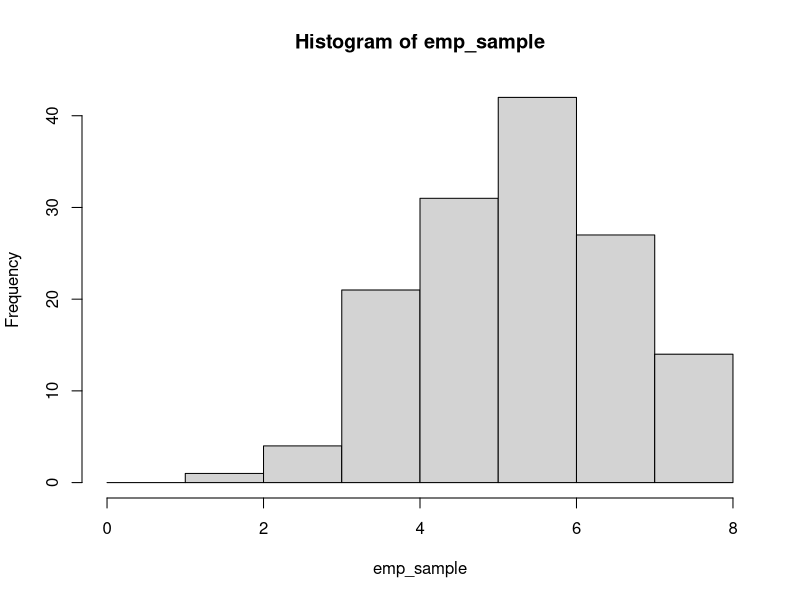
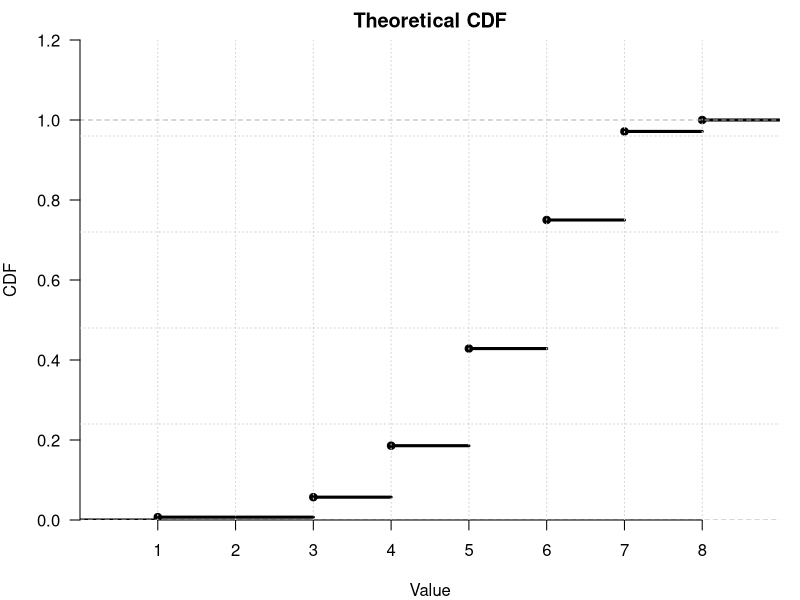
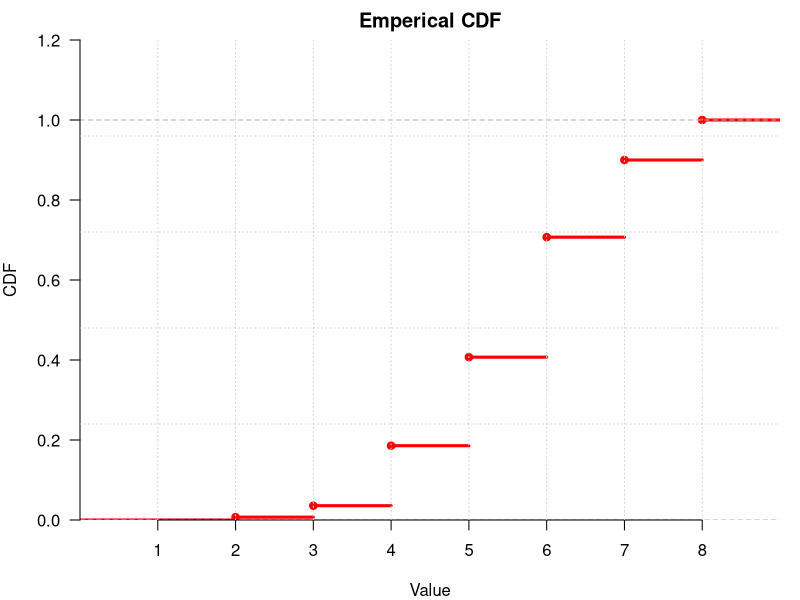
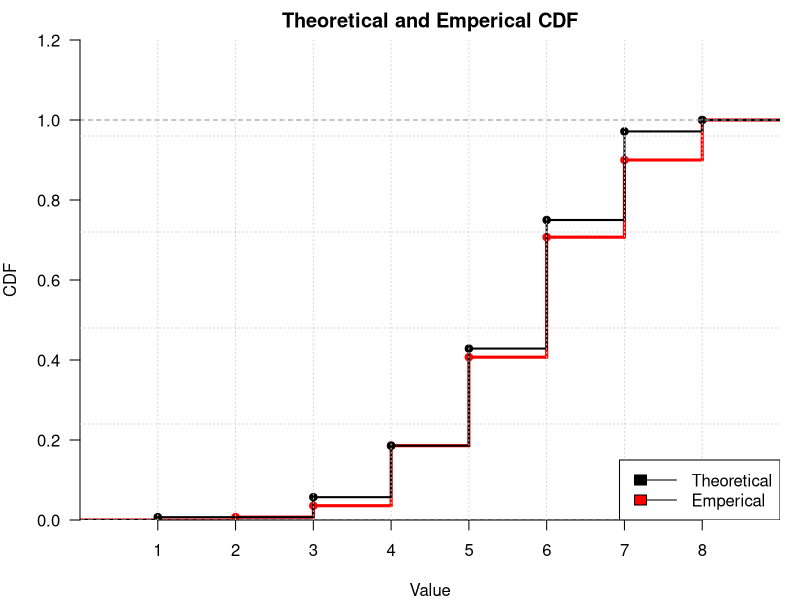

Source code (R) for these figures, in order:
k <- 8
p1 <- 0.7
n <- 140

distr_series_table <- as.data.frame(rbind(c(0:k),
                            dbinom(c(0:k), k, p1)),
                            row.names = c("Random Value", "Probability")) 
colnames(distr_series_table) <- c(0:k)
sum(distr_series_table[2,])
distr_series_table

distr_series_table <- rbind(distr_series_table,
                            cumsum(dbinom(c(0:k), k, p1)))
row.names(distr_series_table)[3] <- "Delta"
distr_series_table



sum(distr_series_table[2,])

distr_series_table <- rbind(distr_series_table)

set.seed(1337)
rand_unif <- runif(n, 0, 1)
head(rand_unif)

emp_sample <- ifelse(rand_unif < distr_series_table[3,1], 0, 
      ifelse(rand_unif < distr_series_table[3,2] & rand_unif >= distr_series_table[3,2-1], 1, 
      ifelse(rand_unif < distr_series_table[3,3] & rand_unif >= distr_series_table[3,3-1], 2, 
      ifelse(rand_unif < distr_series_table[3,4] & rand_unif >= distr_series_table[3,4-1], 3, 
      ifelse(rand_unif < distr_series_table[3,5] & rand_unif >= distr_series_table[3,5-1], 4,
      ifelse(rand_unif < distr_series_table[3,6] & rand_unif >= distr_series_table[3,6-1], 5,
      ifelse(rand_unif < distr_series_table[3,7] & rand_unif >= distr_series_table[3,7-1], 6,
      ifelse(rand_unif < distr_series_table[3,8] & rand_unif >= distr_series_table[3,8-1], 7,
      ifelse(rand_unif < distr_series_table[3,9] & rand_unif >= distr_series_table[3,9-1], 8,NA)))))))))

emp_sample

##

hist_tmp <- hist(emp_sample, breaks = c(0:k))
hist_tmp$counts
hist_tmp$breaks

stat_series <- as.data.frame(rbind(c(0:k), 
       c(0, hist_tmp$counts), 
      (c(0, hist_tmp$counts) / n) ), 
      row.names = c("Simulated values", 
                    "Frequencies", 
                    "Relative frequencies"))
colnames(stat_series) <- c(0:k)


library(fitdistrplus)

theor_distr <- rbinom(n, k, p1)

png(filename = "../img/theor_ecdf.png", 
    width = 1920, height = 1080,
    pointsize = 24, res = 96 * 1.25)
par(mar = c(4, 4, 2, 1), xaxs = "i", yaxs = "i")
plot(ecdf(x = theor_distr), 
     col = "black", lwd = 3, verticals = F, axes = F,
     xlim = c(0,k+1), ylim = c(0,1.2),
     xlab = "Value", ylab = "CDF", main = "Theoretical CDF")
axis(1, c(1:k))
axis(2, seq(0.0, 1.2, 0.2), las = 1)
grid(nx = k+1, ny = 1.2 / 0.2)
dev.off()


png(filename = "../img/emp_ecdf.png", 
    width = 1920, height = 1080,
    pointsize = 24, res = 96 * 1.25)
par(mar = c(4, 4, 2, 1), xaxs = "i", yaxs = "i")
plot(ecdf(emp_sample), 
     col = "red", lwd = 3, verticals = F, axes = F,
     xlim = c(0,k+1), ylim = c(0,1.2),
     xlab = "Value", ylab = "CDF", main = "Emperical CDF")
axis(1, c(1:k))
axis(2, seq(0.0, 1.2, 0.2), las = 1)
grid(nx = k+1, ny = 1.2 / 0.2)
dev.off()

png(filename = "../img/emp_and_theor_ecdf.png", 
    width = 1920, height = 1080,
    pointsize = 24, res = 96 * 1.25)
par(mar = c(4, 4, 2, 1), xaxs = "i", yaxs = "i")
plot(ecdf(emp_sample), 
     col = "red", lwd = 3, verticals = T, axes = F,
     xlim = c(0,k+1), ylim = c(0,1.2),
     xlab = "Value", ylab = "CDF", main = "Theoretical and Emperical CDF")
plot(ecdf(theor_distr), 
     col = "black", lwd = 2, verticals = T, add = T)
axis(1, c(1:k))
axis(2, seq(0.0, 1.2, 0.2), las = 1)
grid(nx = k+1, ny = 1.2 / 0.2)
legend("bottomright", c("Theoretical", "Emperical"), 
       lty=c(1,1), 
       fill=c("black", "red"))
dev.off()


kolm_stat <- max(abs((cumsum(as.numeric(stat_series[3,])) - pbinom(c(0:k), k, p1))))
kolm_stat

theor_distr_mean <- mean(theor_distr)
theor_distr_mean

emp_sample_mean <- mean(emp_sample)
emp_sample_mean


theor_distr_sd <- sd(theor_distr)
theor_distr_sd

emp_sample_sd <- sd(emp_sample)
emp_sample_sd
